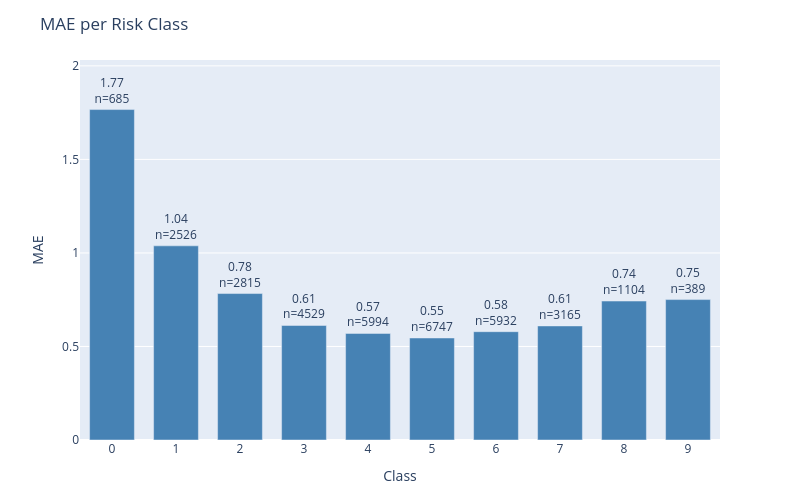

The code cell stored with this chart in its notebook:
### Code cell
plot_error_by_group(
    df=results_test,
    y_true_col='actual',
    y_pred_col='prediction',
    group_by='class',
    metric='mae',
    title='MAE per Risk Class'
)

### Figure 1 — Plotly figure (JSON) as saved in the notebook; plotly's stock layout.template omitted (floating-point values rounded to 4 significant figures)
{"data": [{"marker": {"color": "steelblue"}, "text": ["1.77<br>n=685", "1.04<br>n=2526", "0.78<br>n=2815", "0.61<br>n=4529", "0.57<br>n=5994", "0.55<br>n=6747", "0.58<br>n=5932", "0.61<br>n=3165", "0.74<br>n=1104", "0.75<br>n=389"], "textposition": "outside", "type": "bar", "x": ["0", "1", "2", "3", "4", "5", "6", "7", "8", "9"], "y": [1.766, 1.038, 0.7829, 0.6123, 0.5697, 0.5454, 0.5791, 0.6098, 0.7428, 0.7506]}], "layout": {"bargap": 0.3, "height": 500, "margin": {"b": 60, "t": 60}, "title": {"text": "MAE per Risk Class"}, "uniformtext": {"minsize": 8, "mode": "hide"}, "width": 800, "xaxis": {"title": {"text": "Class"}}, "yaxis": {"range": [0, 2.031], "title": {"text": "MAE"}}}}
